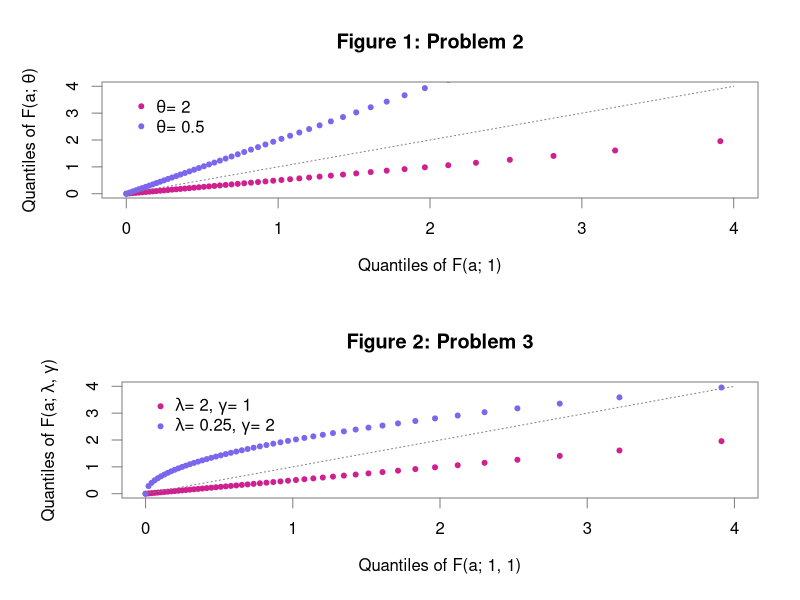

The R script that drew this image:
pdf("ps8.pdf", height = 11, width = 8.5)

par(mfrow = c(2,1))
par(mar = par("mar") + c(0,1,0,0))
ppts <- seq.int(0,1, by = 0.02)
plot(qexp(ppts, rate = 1), 
	qexp(ppts, rate = 2), 
	xlim = c(0,4), ylim = c(0,4), 
	ann = FALSE, axes = FALSE,
	pch = 20, col = "violetred",
	bty = "n")
box(lty = "solid", col = "gray50")
points(qexp(ppts, rate = 1), 
	qexp(ppts, rate = 0.5), 
	xlim = c(0,4), ylim = c(0,4), 
	ann = FALSE, pch = 20, col = "slateblue2")
axis(1, at = seq.int(0,4), labels = seq.int(0,4), lwd = 0, lwd.ticks = 1, col.ticks = "gray50")
axis(2, at = seq.int(0,4), labels = seq.int(0,4), lwd = 0, lwd.ticks = 1, col.ticks = "gray50")
lines(c(0, 4), c(0, 4), lty = 3, col = "gray50")
legend(0,4, legend = c(expression(paste(theta,"= 2")), 
	expression(paste(theta,"= 0.5"))), 
	bty = "n", 
	col = c("violetred", "slateblue2"),	
	pch = 20)
title(main = "Figure 1: Problem 2", xlab = expression(paste("Quantiles of F(a; 1)")), ylab = expression(paste("Quantiles of F(a; ",theta,")")))


par(mar = par("mar") + c(0,1,0,0))
ppts <- seq.int(0,1, by = 0.02)
plot(qweibull(ppts, shape = 1, scale = 1), 
	qweibull(ppts, shape = 1, scale = 0.5), 
	xlim = c(0,4), ylim = c(0,4), 
	ann = FALSE, axes = FALSE,
	pch = 20, col = "violetred",
	bty = "n")
box(lty = "solid", col = "gray50")
points(qweibull(ppts, shape = 1, scale = 1), 
	qweibull(ppts, shape = 2, scale = 2), 
	xlim = c(0,4), ylim = c(0,4), 
	ann = FALSE, pch = 20, col = "slateblue2")
axis(1, at = seq.int(0,4), labels = seq.int(0,4), lwd = 0, lwd.ticks = 1, col.ticks = "gray50")
axis(2, at = seq.int(0,4), labels = seq.int(0,4), lwd = 0, lwd.ticks = 1, col.ticks = "gray50")
lines(c(0, 4), c(0, 4), lty = 3, col = "gray50")
legend(0,4, legend = c(expression(paste(lambda,"= 2, ", gamma,"= 1")), 
	expression(paste(lambda,"= 0.25, ",gamma,"= 2"))), 
	bty = "n", 
	col = c("violetred", "slateblue2"),	
	pch = 20)
title(main = "Figure 2: Problem 3", xlab = expression(paste("Quantiles of F(a; 1, 1)")), ylab = expression(paste("Quantiles of F(a; ",lambda,", ",gamma,")")))


dev.off()